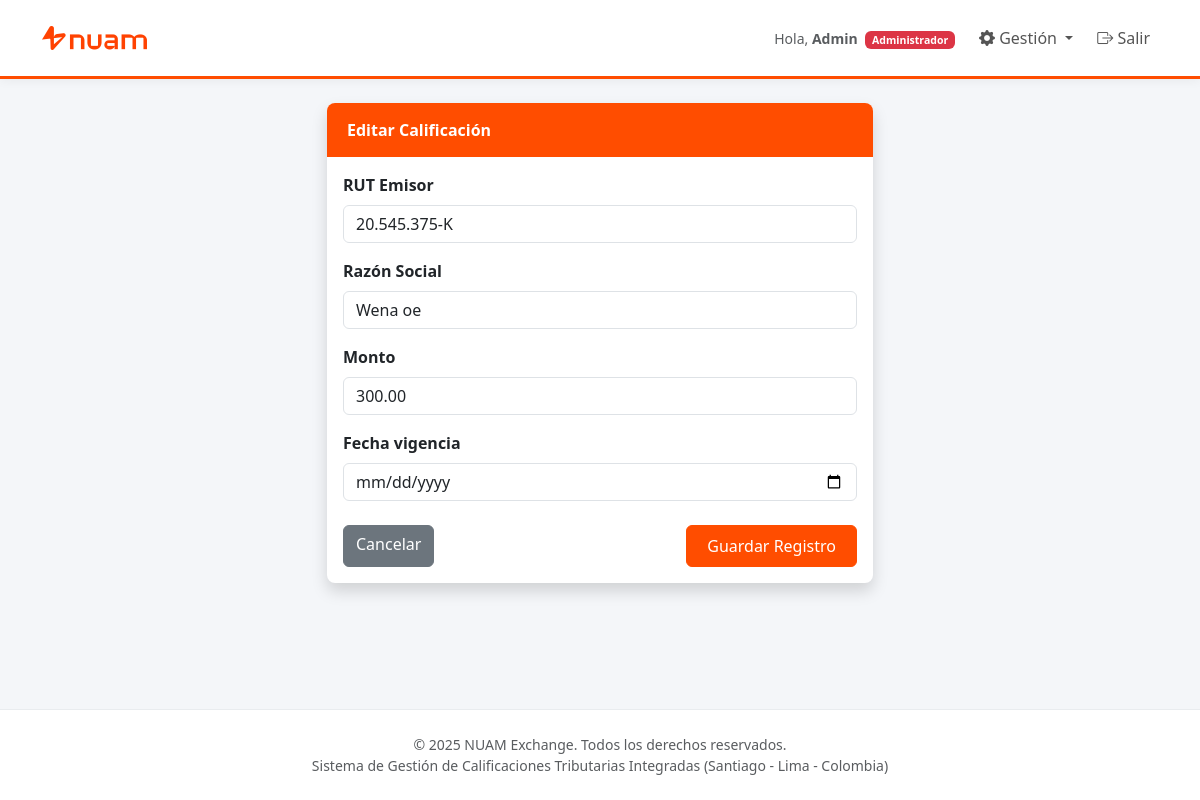
Screenshot of /edit/18/ (signed in) with the database file from the repository.
### core/models.py (models this page shows, shortened)
class TaxQualification(models.Model):
    rut_emisor = models.CharField(max_length=12, db_index=True, verbose_name="RUT Emisor")
    razon_social = models.CharField(max_length=255, verbose_name="Razón Social")
    monto = models.DecimalField(max_digits=15, decimal_places=2, validators=[MinValueValidator(0)])
    factor = models.DecimalField(max_digits=5, decimal_places=2, verbose_name="Factor Calculado")
    fecha_vigencia = models.DateField()
    created_at = models.DateTimeField(auto_now_add=True)
    updated_at = models.DateTimeField(auto_now=True)
    class Meta:
        verbose_name = "Calificación Tributaria"
        verbose_name_plural = "Calificaciones Tributarias"
        ordering = ['-fecha_vigencia', 'rut_emisor']

### core/views.py (the view)
# urls.py: path('edit/<int:id>/', views.edit_tax, name='edit_tax'),
@login_required
@user_passes_test(is_analyst, login_url='home')
def edit_tax(request, id):
    tax = get_object_or_404(TaxQualification, id=id)
    old_monto = tax.monto
    if request.method == 'POST':
        form = ManualEntryForm(request.POST, instance=tax)
        if form.is_valid():
            new_tax = form.save(commit=False)
            new_tax.factor = calcular_factor_tributario(new_tax.monto)
            new_tax.save()
            if old_monto != new_tax.monto:
                registrar_auditoria(request.user, "EDITAR", tax.rut_emisor, f"Monto: {old_monto}", f"Monto: {tax.monto}")
            messages.success(request, 'Registro actualizado exitosamente.')
            return redirect('home')
    else:
        form = ManualEntryForm(instance=tax)
    return render(request, 'core/form_tax.html', {'form': form, 'title': 'Editar Calificación'})

### core/forms.py (shortened to what this page needs)
class ManualEntryForm(forms.ModelForm):
    class Meta:
        model = TaxQualification
        fields = ['rut_emisor', 'razon_social', 'monto', 'fecha_vigencia']
        widgets = {
            'fecha_vigencia': forms.DateInput(attrs={'type': 'date', 'class': 'form-control'}),
            'rut_emisor': forms.TextInput(attrs={
                'class': 'form-control',
                'placeholder': '12.345.678-9',
                }),
            'razon_social': forms.TextInput(attrs={'class': 'form-control'}),
            'monto': forms.NumberInput(attrs={'class': 'form-control'}),
        }

### core/views.py (called while the page is built)
def is_analyst(user):
    return user.is_superuser or user.is_staff or user.groups.filter(name='Analistas').exists()

### templates/core/form_tax.html (shortened to what this page needs)
{% extends 'base.html' %}
{% block content %}
<div class="row justify-content-center">
    <div class="col-md-6">
        <div class="card shadow">
            <div class="card-header-nuam">{{ title }}</div>
            <div class="card-body">
                <form method="post">
                    {% for field in form %}
                    <div class="mb-3">
                        <label class="form-label fw-bold">{{ field.label }}</label>
                        {{ field }}
                    </div>
                    {% endfor %}
                    <div class="d-flex justify-content-between mt-4">
                        <a href="{% url 'home' %}" class="btn btn-secondary">Cancelar</a>
                        <button type="submit" class="btn btn-nuam">Guardar Registro</button>
                    </div>
                </form>
            </div>
        </div>
    </div>
</div>
{% endblock %}

### templates/base.html (shortened to what this page needs)
{% load static %}
<!DOCTYPE html>
<html lang="es">
<head>
    <link href="https://cdn.jsdelivr.net/npm/bootstrap@5.3.0/dist/css/bootstrap.min.css" rel="stylesheet">
    <link rel="stylesheet" href="https://cdn.jsdelivr.net/npm/bootstrap-icons@1.10.5/font/bootstrap-icons.css">
    <link href="{% static 'css/style.css' %}" rel="stylesheet">
</head>
<body>
    <nav class="navbar navbar-expand-lg navbar-custom mb-4">
        <div class="container">
            <a class="navbar-brand" href="{% url 'home' %}">
                <img src="{% static 'img/nuam_HD.png' %}" alt="Logo NUAM" class="navbar-brand-logo">
            </a>
            <div class="collapse navbar-collapse" id="navbarContent">
                <ul class="navbar-nav ms-auto mb-2 mb-lg-0 align-items-center">
                    {% if user.is_authenticated %}
                        <li class="nav-item me-3">
                            <span class="text-muted small">
                                Hola, <strong>{{ user.username|title }}</strong>
                                {% if user.is_superuser %}
                                    <span class="badge bg-danger ms-1">Administrador</span>
                                {% elif user.is_staff %}
                                    <span class="badge bg-warning text-dark ms-1">Analista</span>
                                {% else %}
                                    <span class="badge bg-secondary ms-1">Corredor</span>
                                {% endif %}
                            </span>
                        </li>
                        {% if user.is_staff %}
                        <li class="nav-item dropdown">
                            <a class="nav-link dropdown-toggle btn btn-outline-nuam btn-sm me-2" href="#" role="button" data-bs-toggle="dropdown">
                                <i class="bi bi-gear-fill"></i> Gestión
                            </a>
                        </li>
                        {% endif %}
                        <li class="nav-item">
                            <form action="{% url 'logout' %}" method="post" class="d-inline">
                                <button type="submit" class="btn btn-link nav-link text-danger" style="text-decoration: none;">
                                    <i class="bi bi-box-arrow-right"></i> Salir
                                </button>
                            </form>
                        </li>
                    {% else %}
                        <li class="nav-item">
                            <a href="{% url 'login' %}" class="btn btn-nuam btn-sm">Acceso Corporativo</a>
                        </li>
                    {% endif %}
                </ul>
            </div>
        </div>
    </nav>
    <div class="container pb-5">
        {% block content %}{% endblock %}
    </div>
    <footer class="text-center py-4 text-muted small">
        <div class="container">
            <p class="mb-0">© 2025 NUAM Exchange. Todos los derechos reservados.</p>
            <p class="mb-0">Sistema de Gestión de Calificaciones Tributarias Integradas (Santiago - Lima - Colombia)</p>
        </div>
    </footer>
</body>
</html>

### static/css/style.css (style rules this page uses)
:root { --nuam-orange: #FF4D00; --nuam-orange-hover: #D63F00; --nuam-bg: #f4f6f9; --nuam-text: #2c3e50; }
body { background-color: var(--nuam-bg); font-family: 'Segoe UI', 'Roboto', 'Helvetica Neue', sans-serif; color: var(--nuam-text); min-height: 100vh; display: flex; flex-direction: column; }
.navbar-custom { background-color: #ffffff; border-bottom: 3px solid var(--nuam-orange); box-shadow: 0 2px 10px rgba(0,0,0,0.05); }
.navbar-brand-logo { height: 150px; width: auto; margin-top: -50px; margin-bottom: -50px; position: relative; z-index: 1000; transition: opacity 0.3s; }
.nav-link { color: #555 !important; font-weight: 500; }
.card { border: none; border-radius: 8px; box-shadow: 0 4px 6px rgba(0,0,0,0.04); background-color: white; overflow: hidden; }
.card-header-nuam { background-color: var(--nuam-orange); color: white; font-weight: 600; border-bottom: none; padding: 15px 20px; }
.btn-nuam { background-color: var(--nuam-orange); border-color: var(--nuam-orange); color: white; font-weight: 500; padding: 8px 20px; transition: all 0.3s ease; }
.btn-outline-nuam { color: var(--nuam-orange); border-color: var(--nuam-orange); background-color: transparent; }
footer { margin-top: auto; border-top: 1px solid #e9ecef; background-color: white; }

### rows the page displays
TaxQualification: form "20.545.375-K" "Wena oe" "300.00"

### other values shown
{{ user.username|title }} "Admin"
{{ title }} "Editar Calificación"
{{ field.label }} "RUT Emisor" "Razón Social" "Monto" "Fecha vigencia"
